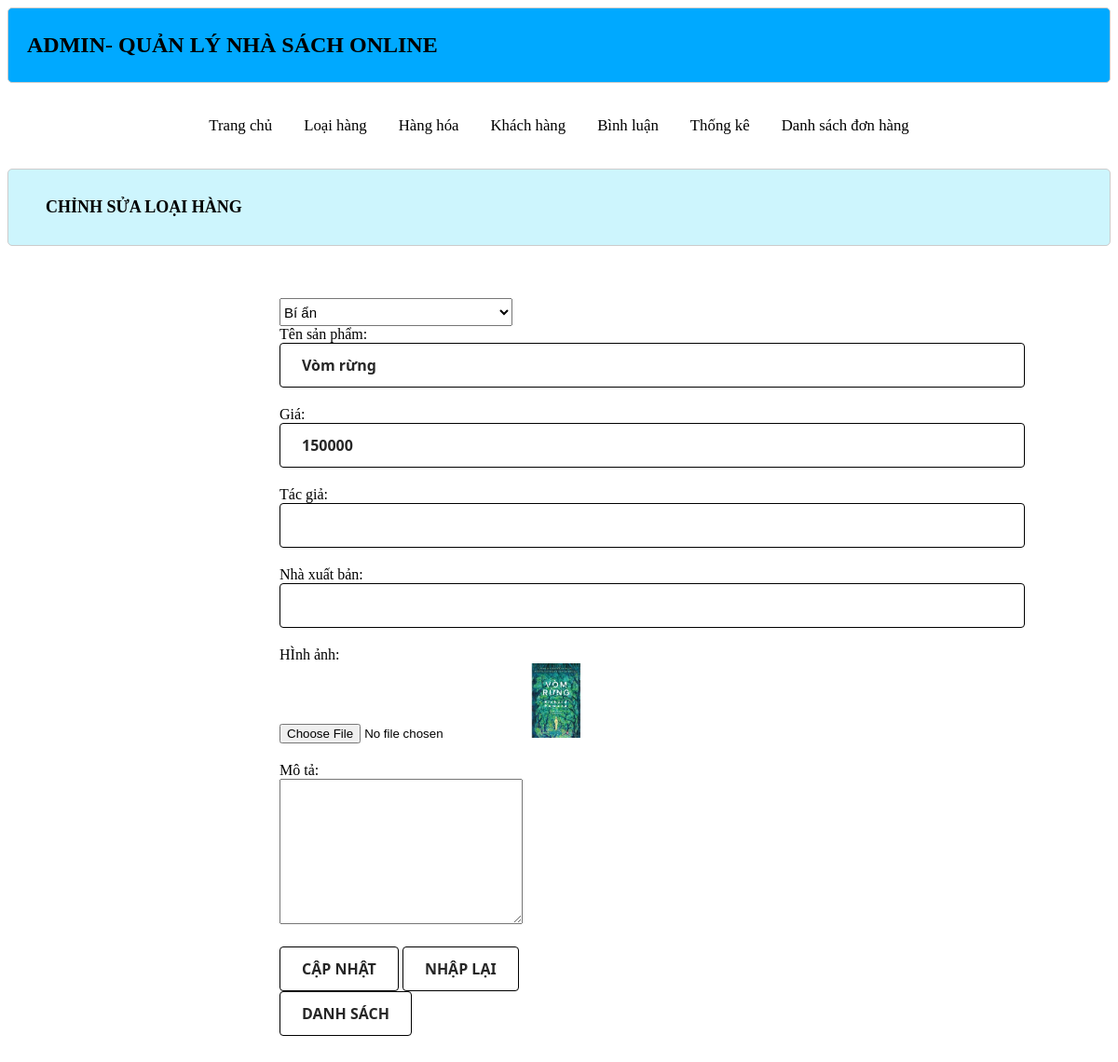
The page /Nhom7DA1-HoangGiaLamPD08475/admin/index.php?act=suasp&id=34 on the database its author committed.
### tables this page shows
CREATE TABLE `sanpham` (
  `id` int(11) NOT NULL AUTO_INCREMENT,
  `name` varchar(45) DEFAULT NULL,
  `price` int(11) DEFAULT NULL,
  `tacgia` varchar(255) DEFAULT NULL,
  `nxb` varchar(255) DEFAULT NULL,
  `img` varchar(45) DEFAULT NULL,
  `mota` varchar(10555) DEFAULT NULL,
  `luotxem` int(11) DEFAULT NULL,
  `iddm` int(11) DEFAULT NULL,
  PRIMARY KEY (`id`),
  KEY `lk_danhmuc_idx` (`iddm`),
  CONSTRAINT `lk_danhmuc` FOREIGN KEY (`iddm`) REFERENCES `danhmuc` (`id`)
);

### Nhom7DA1-HoangGiaLamPD08475/admin/model/pdo.php (called while the page is built, shortened)
<?php
function pdo_get_connection(){
    $dburl = "mysql:host=localhost;dbname=xshopdb;charset=utf8";
    $username = 'root';
    $password = '01272529957a';
    $conn = new PDO($dburl, $username, $password);
    $conn->setAttribute(PDO::ATTR_ERRMODE, PDO::ERRMODE_EXCEPTION);
    return $conn;
}
function pdo_query($sql){
    $sql_args = array_slice(func_get_args(), 1);
    try{
        $conn = pdo_get_connection();
        $stmt = $conn->prepare($sql);
        $stmt->execute($sql_args);
        $rows = $stmt->fetchAll();
        return $rows;
    }
    catch(PDOException $e){
        throw $e;
    }
    finally{
        unset($conn);
    }
}
function pdo_query_one($sql){
    $sql_args = array_slice(func_get_args(), 1);
    try{
        $conn = pdo_get_connection();
        $stmt = $conn->prepare($sql);
        $stmt->execute($sql_args);
        $row = $stmt->fetch(PDO::FETCH_ASSOC);
        return $row;
    }
    catch(PDOException $e){
        throw $e;
    }
    finally{
        unset($conn);
    }
}

### Nhom7DA1-HoangGiaLamPD08475/admin/model/sanpham.php (called while the page is built, shortened)
<?php
function loadone_sanpham($id){
    $sql="select * from sanpham where id=".$id;
            $sp=pdo_query_one($sql);
            return $sp;
}
?>

### Nhom7DA1-HoangGiaLamPD08475/admin/model/danhmuc.php (called while the page is built, shortened)
<?php
function loadall_danhmuc(){
    $sql="select * from danhmuc order by id desc";
    $listdanhmuc=pdo_query($sql);
    return $listdanhmuc;
}
?>

### Nhom7DA1-HoangGiaLamPD08475/admin/sanpham/update.php (the view, shortened to what this page needs)
<?php
if(is_array($sanpham)){
    extract($sanpham);
}
$hinhpath="../upload/".$img;
if(is_file($hinhpath)){
    $hinh="<img src='".$hinhpath."' height='80'>";
}else{
    $hinh="no photo";
}
?>
<div class="row">
            <div class="row header formtitle"> <h1>CHỈNH SỬA LOẠI HÀNG</h1></div>
            <div class="row formcontent">
            <form action="index.php?act=updatesp" method="post" enctype="multipart/form-data">
                <div class="row mb10 ">
                    <select name="iddm">
                        <?php
                        foreach ($listdanhmuc as $danhmuc) {
                           extract($danhmuc);
                           if($iddm==$id) $s="selected"; else $s="";
                           echo '<option value="'.$id.'" '.$s.'>'.$name.'</option>';
                        }
                        ?>
                    </select>
<?php
if(is_array($sanpham)){
    extract($sanpham);
}
?>
                <div class="row mb ">
                    Tên sản phẩm: <br>
                    <input type="text" name="tensp" value="<?=$name?>">
                </div>
                <div class="row mb ">
                    Giá: <br>
                    <input type="text" name="giasp" value="<?=$price?>">
                </div>
                <div class="row mb ">
                    Tác giả: <br>
                    <input type="text" name="tacgia" value="<?=$tacgia?>">
                </div>
                <div class="row mb ">
                    Nhà xuất bản: <br>
                    <input type="text" name="nxb" value="<?=$nxb?>">
                </div>
                <div class="row mb ">
                   HÌnh ảnh: <br>
                    <input type="file" name="hinh">
                    <?=$hinh?>
                </div>
                <div class="row mb ">
                    Mô tả: <br>
                    <textarea name="mota" cols="30" rows="10" ><?=$mota?></textarea>
                </div>
                <div class="row mb10 ">
                    <input type="submit" name="capnhat" value="CẬP NHẬT">
                    <input type="reset" value="NHẬP LẠI">
                    <a href="index.php?act=listsp"><input type="button" value="DANH SÁCH"></a>
                    </div>
                </form>
            </div>
        </div>
    </div>

### Nhom7DA1-HoangGiaLamPD08475/view/css/style.css (style rules this page uses)
.row { float: left; width: 100%; }
.mb { margin-bottom: 20px; }
.mb10 { margin-bottom: 10px; }
.header { background-color: #a5fc83; border: 1px #cf8a74 solid; box-shadow: 5px 10px #d2f7d1; color: #024c85; border-radius: 5px; }
.header h1 { margin: 20px; font-size: 1.5vw; }
.formtitle { background-color: #aaaafcee; border: 1px #CCC solid; color: #666; border-radius: 5px; padding: 10px 20px; }
.formcontent { padding: 20px 0px; }
* { box-sizing:border-box }

### Nhom7DA1-HoangGiaLamPD08475/admin/header.php (style rules this page uses)
.formtitle { background-color: #CDF5FD; border: 1px #CCC solid; color: black; border-radius: 5px; padding: 10px 20px; }
.header { box-shadow: none; }

### Nhom7DA1-HoangGiaLamPD08475/admin/sanpham/update.php (style rules this page uses)
h1 { font-size: 20px }
.row input[type=text] { align-items: center; background-color: #FFFFFF; border: 1px solid rgba(0, 0, 0, 0.1); border-radius: .25rem; border-color:black; box-shadow: rgba(0, 0, 0, 0.02) 0 1px 3px 0; box-sizing: border-box; color: rgba(0, 0, 0, 0.85); cursor: pointer; display: inline-flex; font-family: system-ui,-apple-system,system-ui,"Helvetica Neue",Helvetica,Arial,sans-serif; font-size: 16px; font-weight: 600; justify-content: center; line-height: 1.25; margin: 0; min-height: 3rem; padding: calc(.875rem - 1px) calc(1.5rem - 1px); position: relative; text-decoration: none; transition: all 250ms; user-select: none; -webkit-user-select: none; touch-action: manipulation; vertical-align: baseline; width: 800px; }
.row input[type=submit], .row input[type=button], .row input[type=reset], option { align-items: center; background-color: #FFFFFF; border: 1px solid rgba(0, 0, 0, 0.1); border-radius: .25rem; border-color:black; box-shadow: rgba(0, 0, 0, 0.02) 0 1px 3px 0; box-sizing: border-box; color: rgba(0, 0, 0, 0.85); cursor: pointer; display: inline-flex; font-family: system-ui,-apple-system,system-ui,"Helvetica Neue",Helvetica,Arial,sans-serif; font-size: 16px; font-weight: 600; justify-content: center; line-height: 1.25; margin: 0; min-height: 3rem; padding: calc(.875rem - 1px) calc(1.5rem - 1px); position: relative; text-decoration: none; transition: all 250ms; user-select: none; -webkit-user-select: none; touch-action: manipulation; vertical-align: baseline; }
select { font-size: 15px; }
.formcontent { position: absolute; top:300px; left:300px; max-width:400px; }
select { font-size: 15px; width: 250px; height:30px; }

### rows shown on the page
sanpham: tensp "Vòm rừng", giasp "150000", img (picture)

### other values the page prints
form field iddm "Bí ẩn"
